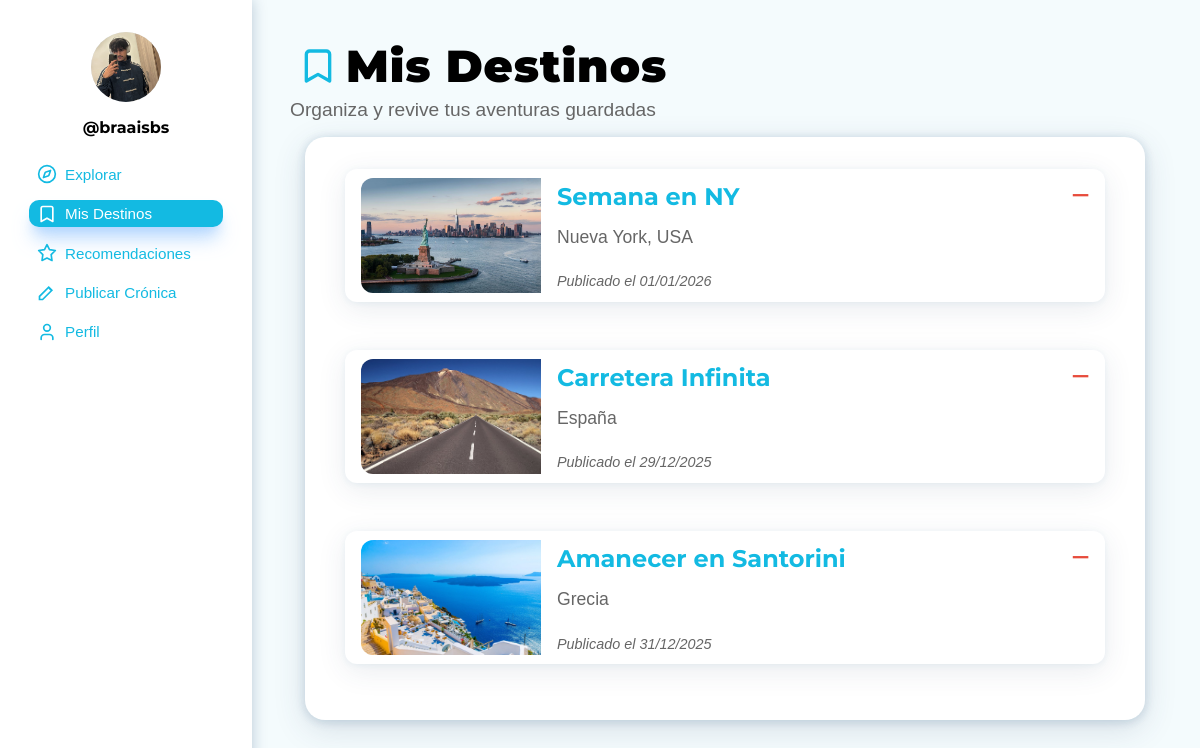
The page /user-misdestinos.php (signed in) on the database its author committed.
### tables this page shows
CREATE TABLE `cronica` (
  `id_cronica` int(11) NOT NULL,
  `titulo` varchar(300) NOT NULL,
  `ruta` text NOT NULL,
  `experiencia` longtext NOT NULL,
  `fecha_publicacion` datetime NOT NULL DEFAULT current_timestamp(),
  `imagen_principal` varchar(500) DEFAULT NULL,
  `id_usuario` int(11) NOT NULL,
  `id_destino` int(11) NOT NULL,
  `estado` enum('Publicada','Pendiente','Rechazada') NOT NULL DEFAULT 'Pendiente',
  `num_recomendados` int(11) NOT NULL
);

CREATE TABLE `destino` (
  `id_destino` int(11) NOT NULL,
  `nombre` varchar(200) NOT NULL
);

CREATE TABLE `usuario` (
  `id_usuario` int(11) NOT NULL,
  `nombre_usuario` varchar(100) NOT NULL,
  `nombre` varchar(100) NOT NULL,
  `apellido1` varchar(100) NOT NULL,
  `correo` varchar(150) NOT NULL,
  `contrasena` varchar(255) NOT NULL,
  `rol` enum('administrador','explorador','normal') NOT NULL DEFAULT 'normal',
  `foto_perfil` varchar(500) DEFAULT 'imagenes/NoUser.png',
  `descripcion` text DEFAULT NULL,
  `ubicacion` varchar(200) DEFAULT NULL,
  `paises_visitados` int(11) DEFAULT 0,
  `num_publicaciones` int(11) DEFAULT 0,
  `fecha_registro` timestamp NOT NULL DEFAULT current_timestamp()
);

### user-misdestinos.php (the view, shortened to what this page needs)
<?php
$servidor   = "localhost";
$usuario_bd = "root";
$password_bd = "";
$nombre_bd  = "portal_viajes";
try {
    $pdo = new PDO("mysql:host=$servidor;dbname=$nombre_bd;charset=utf8mb4", $usuario_bd, $password_bd);
    $pdo->setAttribute(PDO::ATTR_ERRMODE, PDO::ERRMODE_EXCEPTION);
    $usuario = null;
    if (isset($_SESSION['usuario_id'])) {
        $stmt_usuario = $pdo->prepare("SELECT * FROM usuario WHERE id_usuario = ? LIMIT 1");
        $stmt_usuario->execute([$_SESSION['usuario_id']]);
        $usuario = $stmt_usuario->fetch(PDO::FETCH_ASSOC);
    } else {
        header('Location: inisesion.php');
        exit;
    }
    $id_usuario = $usuario['id_usuario'];
    $stmt_guardadas = $pdo->prepare("
        SELECT c.*, d.nombre AS destino
        FROM cronica_guardada cg
        JOIN cronica c ON cg.id_cronica = c.id_cronica
        JOIN destino d ON c.id_destino = d.id_destino
        WHERE cg.id_usuario = ? AND c.estado = 'Publicada'
        ORDER BY cg.fecha_guardado DESC
    ");
    $stmt_guardadas->execute([$id_usuario]);
    $cronicas_guardadas = $stmt_guardadas->fetchAll(PDO::FETCH_ASSOC);
} catch (PDOException $e) {
    die("Error de conexión: " . $e->getMessage());
}
?>
<!DOCTYPE html>
<html lang="es">
    <head>
        <link rel="stylesheet" href="estilo.css" />
    </head>
    <body>
        <div class="estructura">
            <main>
                <header class="caja-encabezado-principal">
                    <h1 class="encabezado-principal seccion-misdestinos">Mis Destinos</h1>
                    <p class="subtitulo-principal">Organiza y revive tus aventuras guardadas</p>
                </header>
                <div class="caja-principal">
                    <div class="cronicas-alargadas">
                        <?php if (!empty($cronicas_guardadas)): ?>
                            <?php foreach ($cronicas_guardadas as $cronica): ?>
                                <?php
                                $link_cronica = ($usuario['rol'] === 'explorador')
                                                ? "userexplorador-cronica.php?id=" . $cronica['id_cronica']
                                                : "usernormal-cronica.php?id=" . $cronica['id_cronica'];
                                ?>
                                <div class="contenedor-cronica">
                                    <form method="POST" class="form-eliminar-guardado">
                                        <button type="submit" class="boton-eliminar-guardado" title="Eliminar de guardados">−</button>
                                    </form>
                                    <a href="<?php echo $link_cronica; ?>" class="enlace-leer-cronica">
                                        <article class="cronica-alargada">
                                            <img src="<?php echo htmlspecialchars($cronica['imagen_principal']); ?>"
                                                alt="Foto <?php echo htmlspecialchars($cronica['destino']); ?>" />
                                            <div class="detalles">
                                                <h2 class="titulo-cronica-alargada"><?php echo htmlspecialchars($cronica['titulo']); ?></h2>
                                                <div class="destino"><?php echo htmlspecialchars($cronica['destino']); ?></div>
                                                <div class="fecha">
                                                    Publicado el <?php echo date('d/m/Y', strtotime($cronica['fecha_publicacion'])); ?>
                                                </div>
                                            </div>
                                        </article>
                                    </a>
                                </div>
                            <?php endforeach; ?>
                        <?php else: ?>
                            <p class="sin-resultados">Todavía no tienes ningún destino guardado.</p>
                        <?php endif; ?>
                    </div>
                </div>
            </main>
            <aside>
                <img class="foto-perfil"
                     src="<?php echo htmlspecialchars($usuario['foto_perfil'] ?: 'imagenes/NoUser.png'); ?>"
                     alt="Imagen de perfil" />
                <h3 class="nombre-usuario">
                    @<?php echo htmlspecialchars(trim($usuario['nombre_usuario'])); ?>
                </h3>
                <nav class="menu-principal">
                    <div class="grupo-menu">
                        <a href="user-explorar.php" class="enlace-menu explorar">Explorar</a>
                        <a href="<?php echo $_SERVER['PHP_SELF']; ?>" class="enlace-menu activo mis-destinos">Mis Destinos</a>
                        <a href="user-recomendaciones.php" class="enlace-menu recomendaciones">Recomendaciones</a>
                        <?php if ($usuario['rol'] === 'explorador'): ?>
                             <a href="userexplorador-publicarcronica.php" class="enlace-menu publicar-cronica">Publicar Crónica</a>
                             <a href="userexplorador-perfil.php" class="enlace-menu perfil">Perfil</a>
                        <?php else: ?>
                             <a href="usernormal-publicarcronica.php" class="enlace-menu publicar-cronica">Publicar Crónica</a>
                             <a href="usernormal-perfil.php" class="enlace-menu perfil">Perfil</a>
                        <?php endif; ?>
                    </div>
                </nav>
            </aside>
        </div>
    </body>
</html>

### rows shown on the page
cronica: imagen_principal (picture), titulo "Semana en NY", id_destino.nombre "Nueva York, USA", fecha_publicacion "01/01/2026"
cronica: imagen_principal (picture), titulo "Carretera Infinita", id_destino.nombre "España", fecha_publicacion "29/12/2025"
cronica: imagen_principal (picture), titulo "Amanecer en Santorini", id_destino.nombre "Grecia", fecha_publicacion "31/12/2025"
usuario: foto_perfil (picture), nombre_usuario "braaisbs"
